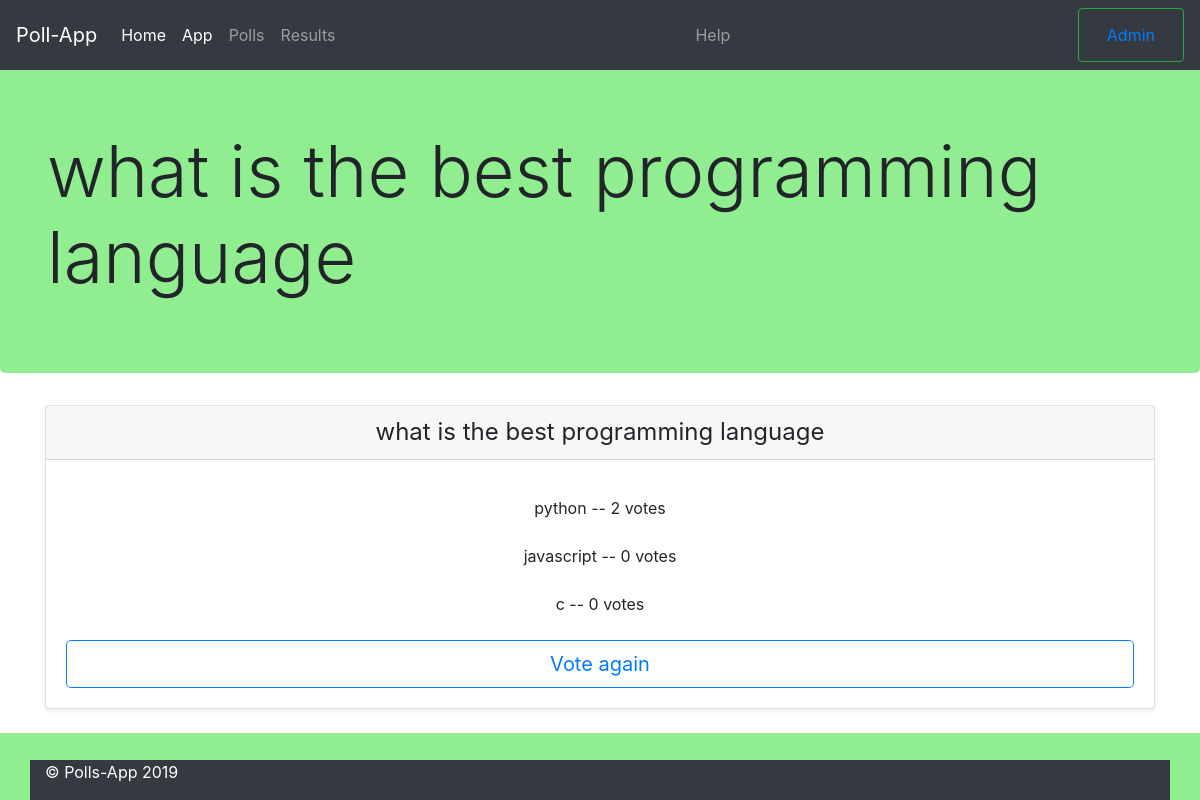
Page /polls/1/results/ on the committed database.
### polls/models.py (models this page shows, shortened)
class Question(models.Model):
    question_text = models.CharField(max_length=200)
    pub_date = models.DateTimeField('date published')
    def was_published_recently(self):
        """
        was_published_recently(self):
        """
        now = timezone.now()
        return now - datetime.timedelta(days=1) <= self.pub_date <= now
    was_published_recently.admin_order_field = 'pub_date'
    was_published_recently.boolean = True
    was_published_recently.short_description = 'Published recently?'

class Choice(models.Model):
    question = models.ForeignKey(Question, on_delete=models.CASCADE)
    choice_text = models.CharField(max_length=200)
    votes = models.IntegerField(default=0)

### polls/views.py (the view)
# urls.py: path('<int:pk>/results/',       views.ResultsView.as_view(),            name='results'),
class ResultsView(generic.DetailView):
    data = {}
    LOGGER.debug('ResultsView | data=' + str(data))
    model = Question
    template_name = 'polls/results.html'

### polls/templates/polls/results.html (shortened to what this page needs)
{% extends 'polls/base.html' %}
{% block content %}
<div class="jumbotron">
    <div class="container">
        <h1 class="display-3">{{ question.question_text }}</h1>
    </div>
</div>
<div class="container">
    <div class="card-deck mb-3 text-center">
        <div class="card mb-4 shadow-sm">
            <div class="card-header">
                <h4 class="my-0 font-weight-normal">
                    {{ question.question_text }}
                </h4>
            </div>
            <div class="card-body">
                {% for choice in question.choice_set.all %}
                <ul class="list-unstyled mt-3 mb-4">
                    {{ choice.choice_text }} -- {{ choice.votes }} vote{{choice.votes|pluralize }}
                </ul>
                {% endfor %}
                <button type="button" class="btn btn-lg btn-block btn-outline-primary">
                    <a href="{% url 'polls:detail' question.id %}">Vote again</a>
                </button>
            </div>
        </div>
    </div>
</div>
{% endblock content %}

### polls/static/app/css/app.css (style rules this page uses)
body { padding-top: 4rem; }
html { background-color: lightgreen; }
.jumbotron { background-color: lightgreen; }
.container { width: 100%; height: auto; }

### rows in the picture
Question: question_text "what is the best programming language"
Choice: choice_text "python", votes "2"
Choice: choice_text "javascript", votes "0"
Choice: choice_text "c", votes "0"
